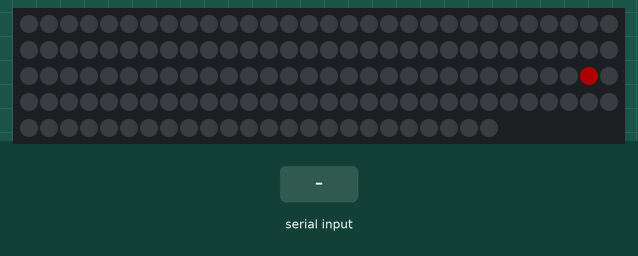
Recording of a sketch running on a simulated Arduino Uno, built for the host (arithmetic inside an expression is 32-bit, double 64-bit). On the bench: 144 RGB LEDs in strip order, left to right, continuing on the next row. The test bench sets the inputs (shaded band). Dim RGB values are drawn brighter than linear; what the sketch prints to the serial monitor is not drawn.

Above: at 0.4 s.
At 2.8 s:
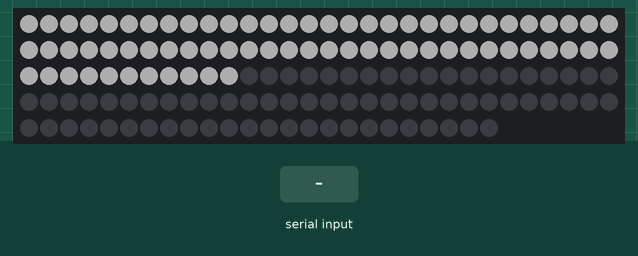
At 4.0 s:
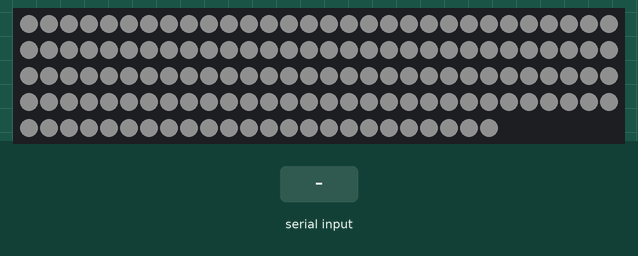
5.6 s: "1" received over the second serial link
8.1 s: "R" received over the second serial link
10.6 s: "G" received over the second serial link
Timing chart, 0 to 13.6 s (numbered marks = the images above; inputs shaded):
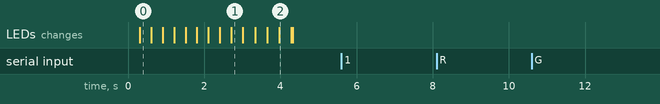

The sketch:

ColorStick.ino
```cpp
#include <SoftwareSerial.h>
#include "FastLED.h"

#define NUM_LEDS 144
#define LED_PIN 11
#define COLOR_ORDER GRB

CRGB leds[NUM_LEDS];

SoftwareSerial Bluetooth(5, 4); // Arduino(RX, TX) - Bluetooth (TX, RX)

// Initial background color
int backR = 0;
int backG = 0;
int backB = 0;

// Initial reactive color
int reactiveR = 0;
int reactiveG = 0;
int reactiveB = 0;

int brightness = 50; // Initial brightness

String dataIn = "";

void setup() {
  FastLED.addLeds<WS2812B, LED_PIN, COLOR_ORDER>(leds, NUM_LEDS);
  FastLED.setBrightness(brightness);
  Serial.begin(9600);
  Bluetooth.begin(9600); // Default baud rate of the Bluetooth module
    for (int whiteLed = NUM_LEDS; whiteLed > -1; whiteLed = whiteLed - 1) {
    leds[whiteLed] = CRGB::Red;
    FastLED.show();
    delay(1);
    leds[whiteLed] = CRGB::Black;
  }

  for (int whiteLed = 0; whiteLed < NUM_LEDS; whiteLed = whiteLed + 1) {
    leds[whiteLed] = CRGB::Green;
    FastLED.show();
    delay(1);
    leds[whiteLed] = CRGB::Black;
  }

  for (int whiteLed = NUM_LEDS; whiteLed > -1; whiteLed = whiteLed - 1) {
    leds[whiteLed] = CRGB::Blue;
    FastLED.show();
    delay(1);
    leds[whiteLed] = CRGB::Black;
  }

  for (int whiteLed = 0; whiteLed < 144; whiteLed = whiteLed + 1) {
    leds[whiteLed] = CRGB::White;
    FastLED.show();
    delay(1);
  }
  FastLED.show();

  for (int i = brightness; i > -1; i = i - 1) {
    FastLED.setBrightness(i);
    FastLED.show();
    delay(20);
  }
}

void loop() {
  if (Bluetooth.available() > 0) {
    dataIn = Bluetooth.readString();
    Serial.println(dataIn);
    delay(20);
    if (dataIn.startsWith("1")) {
      delay(10);
      String stringR = dataIn.substring(dataIn.indexOf("R") + 1, dataIn.indexOf("G"));
      reactiveR = stringR.toInt();
      String stringG = dataIn.substring(dataIn.indexOf("G") + 1, dataIn.indexOf("B"));
      reactiveG = stringG.toInt();
      String stringB = dataIn.substring(dataIn.indexOf("B") + 1, dataIn.indexOf("E"));
      reactiveB = stringB.toInt();
    }
    else if (dataIn.startsWith("2")) {
      String stringR = dataIn.substring(dataIn.indexOf("R") + 1, dataIn.indexOf("G"));
      backR = stringR.toInt();
      String stringG = dataIn.substring(dataIn.indexOf("G") + 1, dataIn.indexOf("B"));
      backG = stringG.toInt();
      String stringB = dataIn.substring(dataIn.indexOf("B") + 1, dataIn.indexOf("E"));
      backB = stringB.toInt();
    }
    else if (dataIn.startsWith("3")) {
      String stringBrightness = dataIn.substring(dataIn.indexOf("3") + 1, dataIn.length());
      brightness = stringBrightness.toInt();
      FastLED.setBrightness(brightness);
    }
  }

  Serial.print(backR);
  Serial.print(", ");
  Serial.print(backG);
  Serial.print(", ");
  Serial.print(backB);
  Serial.println(", ");

  for (int pinNo = 0; pinNo <= NUM_LEDS; pinNo++) {
    leds[pinNo] = CRGB( backR, backG, backB);
  }

  FastLED.show();
  delay(20);
}
```

Measured:
- after the input at 5.6 s, every drawn part: stays the same
- after the input at 8.1 s, every drawn part: stays the same
- after the input at 10.6 s, every drawn part: stays the same
